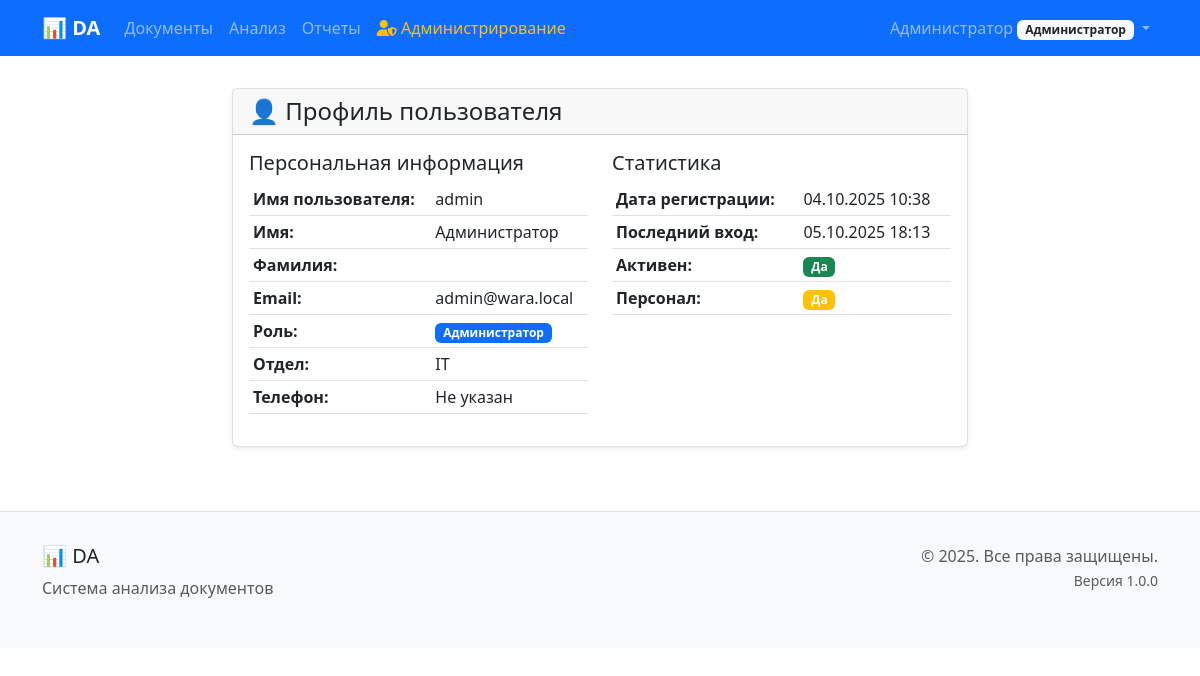
/users/profile/ (signed in), run on an earlier commit of the app's database.
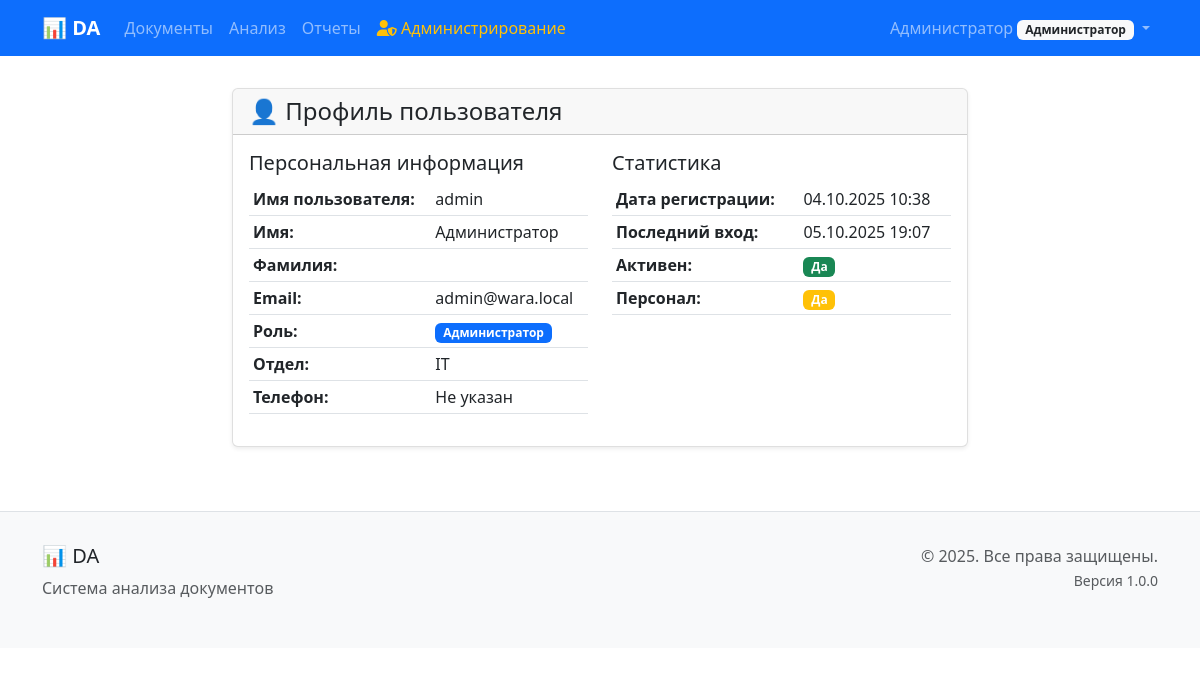
And on a later commit of the database.
### users/models.py (models this page shows, shortened)
class User(AbstractUser):
    ROLE_CHOICES = [
        ('admin', 'Администратор'),
        ('manager', 'Руководитель'),
        ('viewer', 'Наблюдатель'),
    ]
    role = models.CharField(
        max_length=20,
        choices=ROLE_CHOICES,
        default='viewer',
        verbose_name='Роль'
    )
    department = models.CharField(
        max_length=100,
        blank=True,
        verbose_name='Отдел'
    )
    phone = models.CharField(
        max_length=20,
        blank=True,
        verbose_name='Телефон'
    )
    notification_settings = models.JSONField(
        default=dict,
        blank=True,
        verbose_name='Настройки уведомлений'
    )
    created_at = models.DateTimeField(
        auto_now_add=True,
        verbose_name='Дата создания'
    )
    updated_at = models.DateTimeField(
        auto_now=True,
        verbose_name='Дата обновления'
    )
    class Meta:
        verbose_name = 'Пользователь'
        verbose_name_plural = 'Пользователи'
        ordering = ['username']

### users/views.py (the view)
# urls.py: path('profile/', views.UserProfileView.as_view(), name='profile'),
class UserProfileView(LoginRequiredMixin, DetailView):
    model = User
    template_name = 'users/profile.html'
    context_object_name = 'profile_user'
    def get_object(self):
        return self.request.user

### templates/users/profile.html (shortened to what the changed rows need)
{% extends 'base/base.html' %}
{% block content %}
<div class="row justify-content-center">
    <div class="col-md-8">
        <div class="card">
            <div class="card-body">
                <div class="row">
                    <div class="col-md-6">
                        <table class="table table-sm">
                            <tr>
                                <td><strong>Имя пользователя:</strong></td>
                                <td>{{ profile_user.username }}</td>
                            </tr>
                            <tr>
                                <td><strong>Имя:</strong></td>
                                <td>{{ profile_user.first_name }}</td>
                            </tr>
                            <tr>
                                <td><strong>Email:</strong></td>
                                <td>{{ profile_user.email }}</td>
                            </tr>
                            <tr>
                                <td>
                                    <span class="badge bg-primary">
                                        {{ profile_user.get_role_display }}
                                    </span>
                                </td>
                            </tr>
                            <tr>
                                <td><strong>Отдел:</strong></td>
                                <td>{{ profile_user.department|default:"Не указан" }}</td>
                            </tr>
                            <tr>
                                <td><strong>Телефон:</strong></td>
                                <td>{{ profile_user.phone|default:"Не указан" }}</td>
                            </tr>
                        </table>
                    </div>
                    <div class="col-md-6">
                        <table class="table table-sm">
                            <tr>
                                <td><strong>Дата регистрации:</strong></td>
                                <td>{{ profile_user.date_joined|date:"d.m.Y H:i" }}</td>
                            </tr>
                            <tr>
                                <td><strong>Последний вход:</strong></td>
                                <td>
                                    {% if profile_user.last_login %}
                                        {{ profile_user.last_login|date:"d.m.Y H:i" }}
                                    {% else %}
                                        Никогда
                                    {% endif %}
                                </td>
                            </tr>
                        </table>
                    </div>
                </div>
            </div>
        </div>
    </div>
</div>
{% endblock %}

### templates/base/base.html (shortened to what this page needs)
<!DOCTYPE html>
<html lang="ru">
<head>
    <link href="https://cdn.jsdelivr.net/npm/bootstrap@5.3.0/dist/css/bootstrap.min.css" rel="stylesheet">
    <link href="https://cdnjs.cloudflare.com/ajax/libs/font-awesome/6.0.0/css/all.min.css" rel="stylesheet">
</head>
<body>
    <nav class="navbar navbar-expand-lg navbar-dark bg-primary">
        <div class="container">
            <a class="navbar-brand" href="{% url 'documents:list' %}">
                {{ app_name|default:"📊 Анализатор документов" }}
            </a>
            <div class="collapse navbar-collapse" id="navbarNav">
                <ul class="navbar-nav me-auto">
                    <li class="nav-item">
                        <a class="nav-link" href="{% url 'documents:list' %}">Документы</a>
                    </li>
                    <li class="nav-item">
                        <a class="nav-link" href="{% url 'analysis:list' %}">Анализ</a>
                    </li>
                    <li class="nav-item">
                        <a class="nav-link" href="{% url 'reports:list' %}">Отчеты</a>
                    </li>
                    {% if user.is_authenticated and user.is_superuser or user.role == 'admin' %}
                        <li class="nav-item">
                            <a class="nav-link text-warning" href="{% url 'users:admin_list' %}">
                                <i class="fas fa-user-shield"></i> Администрирование
                            </a>
                        </li>
                    {% endif %}
                </ul>
                <ul class="navbar-nav">
                    {% if user.is_authenticated %}
                        <li class="nav-item dropdown">
                            <a class="nav-link dropdown-toggle" href="#" role="button" data-bs-toggle="dropdown">
                                {{ user.get_full_name|default:user.username }}
                                <span class="badge bg-light text-dark">{{ user.get_role_display }}</span>
                            </a>
                        </li>
                    {% else %}
                        <li class="nav-item">
                            <a class="nav-link" href="{% url 'users:login' %}">Войти</a>
                        </li>
                    {% endif %}
                </ul>
            </div>
        </div>
    </nav>
    <div class="container main-content">
        {% block content %}{% endblock %}
    </div>
    <footer class="footer">
        <div class="container">
            <div class="row">
                <div class="col-md-6">
                    <h5>{{ app_name|default:"📊 Анализатор документов" }}</h5>
                    <p class="text-muted">{{ app_description|default:"Система анализа документов" }}</p>
                </div>
                <div class="col-md-6 text-md-end">
                    <p class="text-muted">
                        &copy; 2025. Все права защищены.<br>
                        <small>Версия 1.0.0</small>
                    </p>
                </div>
            </div>
        </div>
    </footer>
</body>
</html>

What changed in the data, as far as the page shows it:
changed User "Администратор": last_login "05.10.2025 18:13" → "05.10.2025 19:07"
